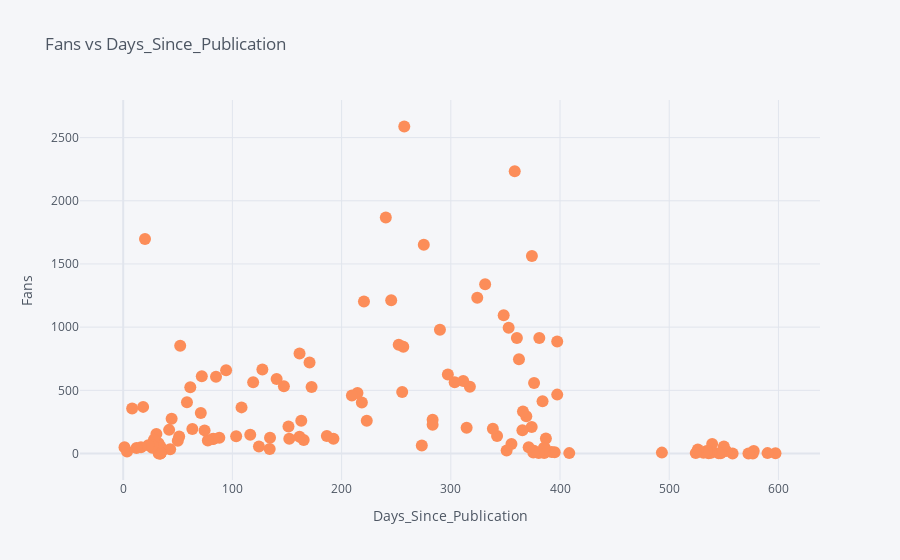
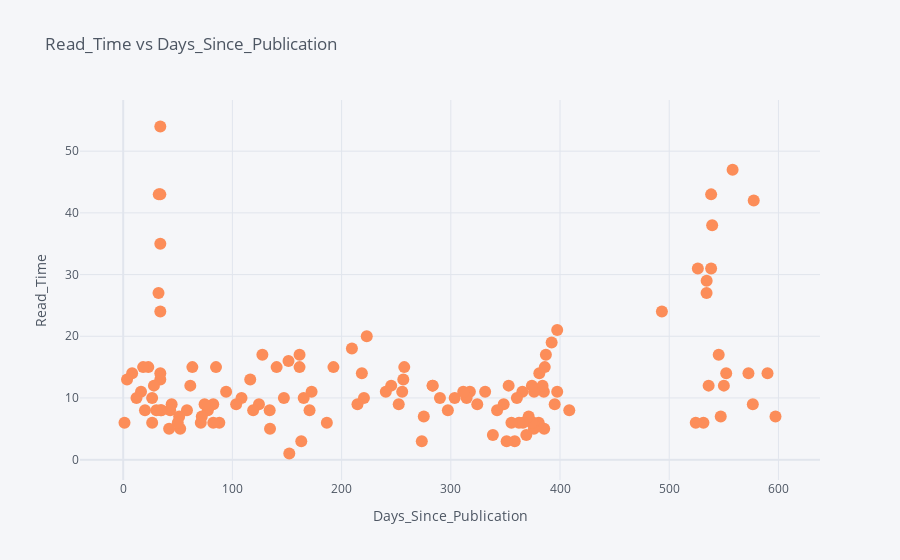
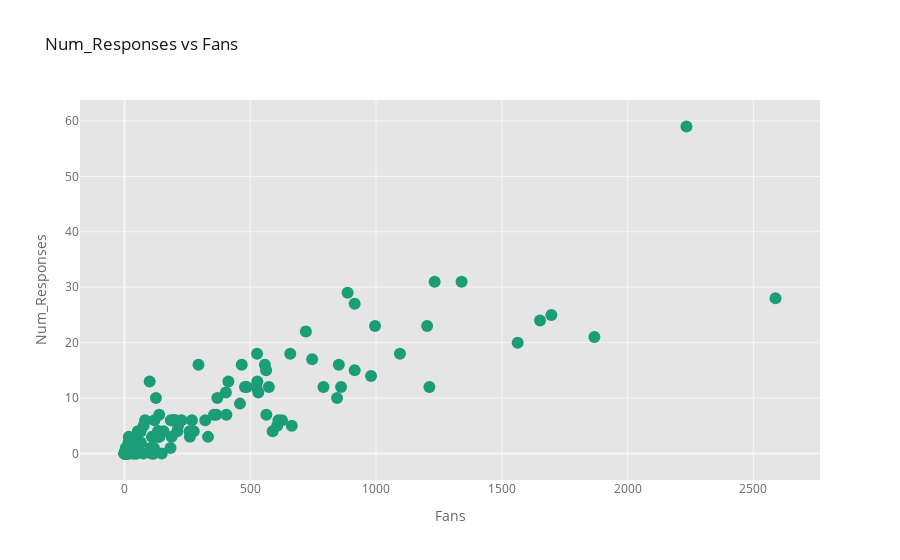

The code cell stored with these charts, in order, in its notebook:
### Markdown cell above
Interaction can also be extremely useful when we want to try and view various configurations for a plot that we are trying to produce. 

The following code allows us to add some options to control the colour scheme of a given Plotly chart. Here we call the `@interact_manual` decorator, which allows us to select multiple variables before our chart is updated.

### Code cell
@interact_manual
def scatter_plot(x=list(df.select_dtypes('number').columns), 
                 y=list(df.select_dtypes('number').columns)[1:],
                 theme=list(cf.themes.THEMES.keys()), 
                 colorscale=list(cf.colors._scales_names.keys())):
    
    if x == y:
        print(f"Please select separate variables for X and Y")
    else:
        df.iplot(kind='scatter', x=x, y=y, mode='markers', 
                 xTitle=x.title(), yTitle=y.title(), 
                 text='title',
                 title=f'{y.title()} vs {x.title()}',
                theme=theme, colorscale=colorscale)
        ## If you are using Google Colab, comment out the above line of code and uncomment the line below
        #fig = px.scatter(df, x=x, y=y, title=f'{y.title()} vs {x.title()}')
        #fig.show(renderer="colab")

### Figure 1 — Plotly figure (JSON) as saved in the notebook; plotly's stock layout.template omitted (floating-point values rounded to 4 significant figures; data arrays with more than 128 entries replaced by an {"elided": "..."} marker saying what was removed)
{"data": [{"line": {"color": "rgba(252, 141, 89, 1.0)", "dash": "solid", "shape": "linear", "width": 1.3}, "marker": {"size": 12, "symbol": "circle"}, "mode": "markers", "name": "fans", "text": {"elided": "133 str values"}, "type": "scatter", "x": {"elided": "133 float values"}, "y": {"elided": "133 int values"}}], "layout": {"legend": {"bgcolor": "#F5F6F9", "font": {"color": "#4D5663"}}, "paper_bgcolor": "#F5F6F9", "plot_bgcolor": "#F5F6F9", "title": {"font": {"color": "#4D5663"}, "text": "Fans vs Days_Since_Publication"}, "xaxis": {"gridcolor": "#E1E5ED", "showgrid": true, "tickfont": {"color": "#4D5663"}, "title": {"font": {"color": "#4D5663"}, "text": "Days_Since_Publication"}, "zerolinecolor": "#E1E5ED"}, "yaxis": {"gridcolor": "#E1E5ED", "showgrid": true, "tickfont": {"color": "#4D5663"}, "title": {"font": {"color": "#4D5663"}, "text": "Fans"}, "zerolinecolor": "#E1E5ED"}}}

### Figure 2 — Plotly figure (JSON) as saved in the notebook; plotly's stock layout.template omitted (floating-point values rounded to 4 significant figures; data arrays with more than 128 entries replaced by an {"elided": "..."} marker saying what was removed)
{"data": [{"line": {"color": "rgba(252, 141, 89, 1.0)", "dash": "solid", "shape": "linear", "width": 1.3}, "marker": {"size": 12, "symbol": "circle"}, "mode": "markers", "name": "read_time", "text": {"elided": "133 str values"}, "type": "scatter", "x": {"elided": "133 float values"}, "y": {"elided": "133 int values"}}], "layout": {"legend": {"bgcolor": "#F5F6F9", "font": {"color": "#4D5663"}}, "paper_bgcolor": "#F5F6F9", "plot_bgcolor": "#F5F6F9", "title": {"font": {"color": "#4D5663"}, "text": "Read_Time vs Days_Since_Publication"}, "xaxis": {"gridcolor": "#E1E5ED", "showgrid": true, "tickfont": {"color": "#4D5663"}, "title": {"font": {"color": "#4D5663"}, "text": "Days_Since_Publication"}, "zerolinecolor": "#E1E5ED"}, "yaxis": {"gridcolor": "#E1E5ED", "showgrid": true, "tickfont": {"color": "#4D5663"}, "title": {"font": {"color": "#4D5663"}, "text": "Read_Time"}, "zerolinecolor": "#E1E5ED"}}}

### Figure 3 — Plotly figure (JSON) as saved in the notebook; plotly's stock layout.template omitted (floating-point values rounded to 4 significant figures; data arrays with more than 128 entries replaced by an {"elided": "..."} marker saying what was removed)
{"data": [{"line": {"color": "rgba(27, 158, 119, 1.0)", "dash": "solid", "shape": "linear", "width": 1.3}, "marker": {"size": 12, "symbol": "circle"}, "mode": "markers", "name": "num_responses", "text": {"elided": "133 str values"}, "type": "scatter", "x": {"elided": "133 int values"}, "y": {"elided": "133 int values"}}], "layout": {"legend": {"bgcolor": "#FFFFFF", "font": {"color": "#666666"}}, "paper_bgcolor": "#FFFFFF", "plot_bgcolor": "#E5E5E5", "title": {"font": {"color": "#151516"}, "text": "Num_Responses vs Fans"}, "xaxis": {"gridcolor": "#F6F6F6", "showgrid": true, "tickfont": {"color": "#666666"}, "title": {"font": {"color": "#666666"}, "text": "Fans"}, "zerolinecolor": "#F6F6F6"}, "yaxis": {"gridcolor": "#F6F6F6", "showgrid": true, "tickfont": {"color": "#666666"}, "title": {"font": {"color": "#666666"}, "text": "Num_Responses"}, "zerolinecolor": "#F6F6F6"}}}
